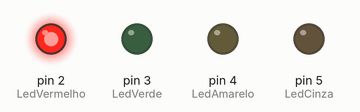
Bench run of a sketch on a simulated Arduino Uno, built with avr-gcc and run on an emulated ATmega328P. On the bench: output pins drawn as LEDs (lit = HIGH).

Above: at 1.0 s.
At 4.7 s:
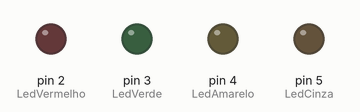
At 8.5 s:
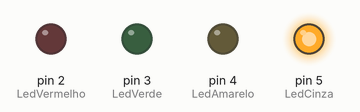
At 11.0 s:
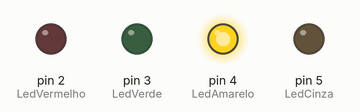
At 21.0 s:
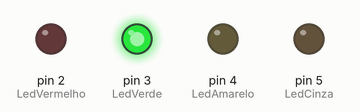
Timing chart, 0 to 22.8 s (numbered marks = the images above):
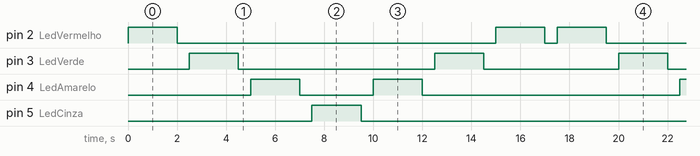

Measured:
- by itself, pin 2 (LedVermelho): repeats every 17.5 s: LOW 13.0 s, HIGH 2.0 s, LOW 0.50 s, HIGH 2.0 s
- by itself, pin 3 (LedVerde): repeats every 17.5 s: LOW 8.0 s, HIGH 2.0 s, LOW 5.5 s, HIGH 2.0 s
- by itself, pin 4 (LedAmarelo): repeats every 17.5 s: LOW 3.0 s, HIGH 2.0 s, LOW 10.5 s, HIGH 2.0 s
- by itself, pin 5 (LedCinza): alternates HIGH for 2.0 s and LOW for 15.5 s

The sketch:

arduino1.ino
```cpp
//LINK IMAGEM ARDUINO https://github.com/henriquegnu/codesforcoders/blob/e9bea68539a4b8888a80a5e992641ec234bef51d/arduino/imagens/Atividade%201%20Aula%204.png)
/*Crie uma aplicação que possua 4 leds;
Ao iniciar a aplicação, você deve acionar os leds da esquerda para a direita, cada led deve ficar aceso por 2 segundos;
Ao chegar ao final você inverter o sentido, fazendo os leds piscarem a cada 1 segundo.*/

#define LedVermelho 2
#define LedVerde 3
#define LedAmarelo 4
#define LedCinza 5


void setup()
{
  pinMode(LedVermelho, OUTPUT);
  pinMode(LedVerde, OUTPUT);
  pinMode(LedAmarelo, OUTPUT);
  pinMode(LedCinza, OUTPUT);
}


void loop()
{
  digitalWrite(LedVermelho, HIGH); //Liga Led Vermelho
  delay(2000);
  digitalWrite(LedVermelho, LOW); //Desliga Led Vermelho
  delay(500);
  digitalWrite(LedVerde, HIGH); //Liga Led Verde
  delay(2000);
  digitalWrite(LedVerde, LOW); //Desliga Led Verde
  delay(500);
  digitalWrite(LedAmarelo, HIGH); //Liga Led Verde
  delay(2000);
  digitalWrite(LedAmarelo, LOW); //Desliga Led Amarelo
  delay(500);
  digitalWrite(LedCinza, HIGH); //Liga Led Verde
  delay(2000);
  digitalWrite(LedCinza, LOW); //Desliga Led Amarelo
  delay(500);
  digitalWrite(LedAmarelo, HIGH); //Liga Led Verde
  delay(2000);
  digitalWrite(LedAmarelo, LOW); //Desliga Led Amarelo
  delay(500);
  digitalWrite(LedVerde, HIGH); //Liga Led Verde
  delay(2000);
  digitalWrite(LedVerde, LOW); //Desliga Led Verde
  delay(500);
  digitalWrite(LedVermelho, HIGH); //Liga Led Vermelho
  delay(2000);
  digitalWrite(LedVermelho, LOW); //Desliga Led Vermelho
  delay(500);
}
```
